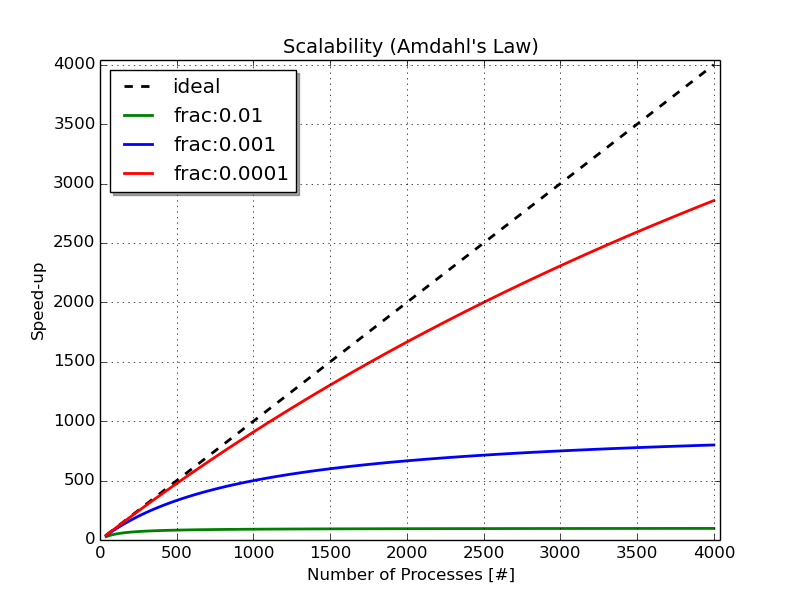

This chart was generated by the following Python code:
#!/usr/bin/env python

from numpy import *
from scipy import *
from scipy.optimize import curve_fit
import matplotlib
import matplotlib.pyplot as plt
#import matplotlib.numerix as nu


def speedup(nproc, f):
        speed = 1.0/(f+(1.0+f)/nproc)
        return speed

maxnproc = 4000.0
ndata    = 100
d_nproc  = maxnproc/real(ndata)

frac1 = 0.01
frac2 = 0.001
frac3 = 0.0001

nproc = [int(d_nproc*(i+1)) for i in range(ndata)]
exp1  = [speedup(nproc[i],frac1) for i in range(ndata)]
exp2  = [speedup(nproc[i],frac2) for i in range(ndata)]
exp3  = [speedup(nproc[i],frac3) for i in range(ndata)]


###   Plotting   ###
pltfig = plt.figure(figsize=(8,6))
axis   = pltfig.add_subplot(1,1,0)
axis.set_xlim(0,maxnproc*1.01)
axis.set_ylim(0,maxnproc*1.01)
axis.set_title('Scalability (Amdahl\'s Law)',size=14)
axis.set_xlabel('Number of Processes [#]')
axis.set_ylabel('Speed-up')

id  = axis.plot(nproc,nproc,'k--',lw=2,label='ideal')
ex1 = axis.plot(nproc,exp1,'g-',lw=2,label='frac:{}'.format(frac1))
ex2 = axis.plot(nproc,exp2,'b-',lw=2,label='frac:{}'.format(frac2))
ex3 = axis.plot(nproc,exp3,'r-',lw=2,label='frac:{}'.format(frac3))
axis.legend(shadow=True, loc=2)
axis.grid(True)

pltfig.savefig('ideal.png')
plt.show()
